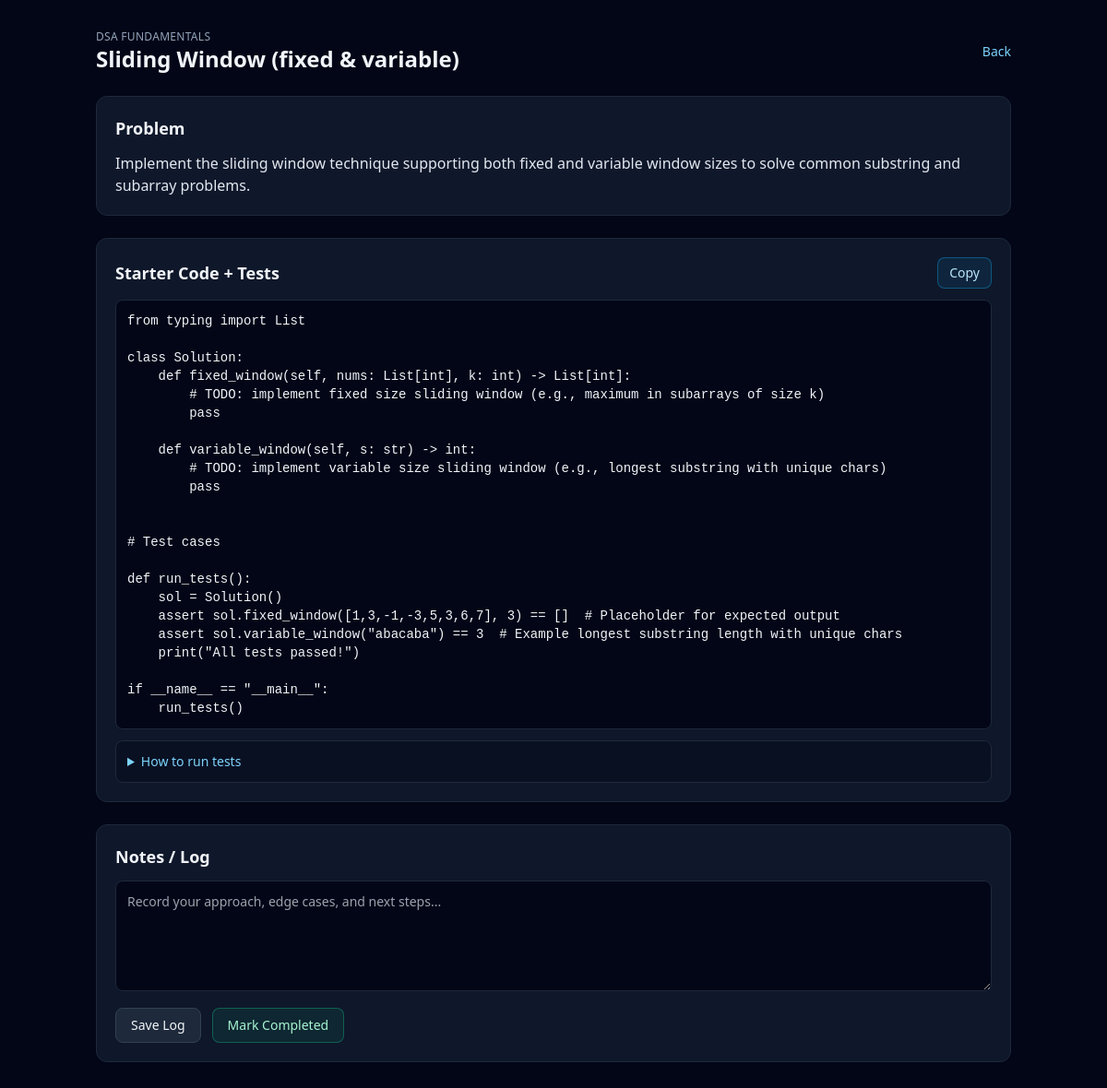
The page /task/6 on the database its author committed.
### app/models/task.py (models this page shows)
class TodayTask(Base):
    __tablename__ = "today_tasks"
    id = Column(Integer, primary_key=True, index=True)
    date = Column(Date, default=date.today, index=True)
    module_id = Column(String, nullable=False, index=True)
    name = Column(String, nullable=False)
    group = Column(String, nullable=False)
    task_type = Column(String, nullable=False, default="todo")
    problem_text = Column(Text, nullable=True)
    todo_text = Column(Text, nullable=True)
    code_template = Column(Text, nullable=True)
    notes = Column(Text, nullable=True)
    log = Column(Text, nullable=True)
    url = Column(String, nullable=True)
    extra = Column(JSON, nullable=True)

### app/main.py (the view)
@app.get("/task/{task_id}", response_class=HTMLResponse)
def task_detail_page(task_id: int, request: Request, db=Depends(get_db)):
    task = db.query(TodayTask).filter(TodayTask.id == task_id).first()
    if not task:
        task = db.query(TaskHistory).filter(TaskHistory.id == task_id).first()
    if not task:
        return HTMLResponse("Task not found", status_code=404)
    module_label = task.module_id.replace("-", " ").replace("_", " ").title()
    template_name = "tasks/coding_detail.html" if task.task_type == "coding" else "tasks/todo_detail.html"
    return templates.TemplateResponse(
        template_name,
        {
            "request": request,
            "task": task,
            "module_id": module_label,
            "title": task.name,
            "problem_text": task.problem_text or task.todo_text,
            "code_template": task.code_template,
            "log": task.log,
        },
    )

### app/templates/tasks/coding_detail.html (shortened to what this page needs)
<!DOCTYPE html>
<html lang="en">
<head>
  <link rel="stylesheet" href="https://cdnjs.cloudflare.com/ajax/libs/highlight.js/11.9.0/styles/github-dark.min.css">
  <script src="https://cdn.tailwindcss.com"></script>
</head>
<body class="bg-slate-950 text-slate-100 min-h-screen">
  <div class="max-w-5xl mx-auto px-4 py-8 space-y-6">
    <header class="flex items-center justify-between gap-3">
      <div>
        <p class="text-xs text-slate-400 uppercase tracking-wide">{{ module_id }}</p>
        <h1 class="text-2xl font-bold">{{ title }}</h1>
      </div>
      <div class="flex items-center gap-3">
        <a href="/" class="text-sm text-sky-300">Back</a>
      </div>
    </header>
    <section class="bg-slate-900 border border-slate-800 rounded-xl p-5 space-y-3">
      <h2 class="text-lg font-semibold">Problem</h2>
      <p class="text-slate-200 whitespace-pre-line">{{ problem_text or 'No description provided.' }}</p>
    </section>
    <section class="bg-slate-900 border border-slate-800 rounded-xl p-5 space-y-3">
      <div class="flex items-center justify-between">
        <h2 class="text-lg font-semibold">Starter Code + Tests</h2>
        <button
          class="px-3 py-1.5 text-sm bg-sky-500/10 border border-sky-500/40 rounded-lg text-sky-200"
          onclick="copyCode()">Copy</button>
      </div>
      <div class="overflow-auto">
        <pre class="rounded-lg bg-slate-950 border border-slate-800 p-3 text-sm"><code class="language-python" id="code-block">{{ code_template or '# No template provided' | e }}</code></pre>
      </div>
      <details class="bg-slate-950/40 border border-slate-800 rounded-lg p-3 text-sm text-slate-200">
        <summary class="cursor-pointer text-sky-300">How to run tests</summary>
      </details>
    </section>
    <section class="bg-slate-900 border border-slate-800 rounded-xl p-5 space-y-3">
      <h2 class="text-lg font-semibold">Notes / Log</h2>
      <form class="space-y-3" id="log-form">
        <textarea name="log" id="log" class="w-full min-h-[120px] bg-slate-950 border border-slate-800 rounded-lg p-3 text-sm"
          placeholder="Record your approach, edge cases, and next steps...">{{ log or '' }}</textarea>
        <div class="flex items-center gap-3">
          <button type="button" onclick="saveLog()" class="px-4 py-2 bg-slate-800 border border-slate-700 rounded-lg text-sm">Save Log</button>
          <button type="button" onclick="completeTask()" class="px-4 py-2 bg-emerald-500/10 border border-emerald-500/40 text-emerald-200 rounded-lg text-sm">Mark Completed</button>
        </div>
      </form>
    </section>
  </div>
</body>
</html>

### rows shown on the page
TodayTask: name "Sliding Window (fixed & variable)", problem_text "Implement the sliding window technique supporting both fixed and variable window sizes to solve common substring and subarray problems.", code_template "from typing import List class Solution: def fixed_window(self, nums: List[int], k: int) -> List[int]: # TODO: implement fixed size sliding window (e.g., maximum in subarrays of size k) pass def variable_window(self, s: str) -> int: # TODO: implement variable size sliding window (e.g., longest substring with unique chars) pass # Test cases def run_tests(): sol = Solution() assert sol.fixed_window([1,3,-1,-3,5,3,6,7], 3) == [] # Placeholder for expected output assert sol.variable_window(\"abacaba\") == 3 # Example longest substring length with unique chars print(\"All tests passed!\") if __name__ == \"__main__\": run_tests()"

### other values the page prints
{{ module_id }} "DSA FUNDAMENTALS"
